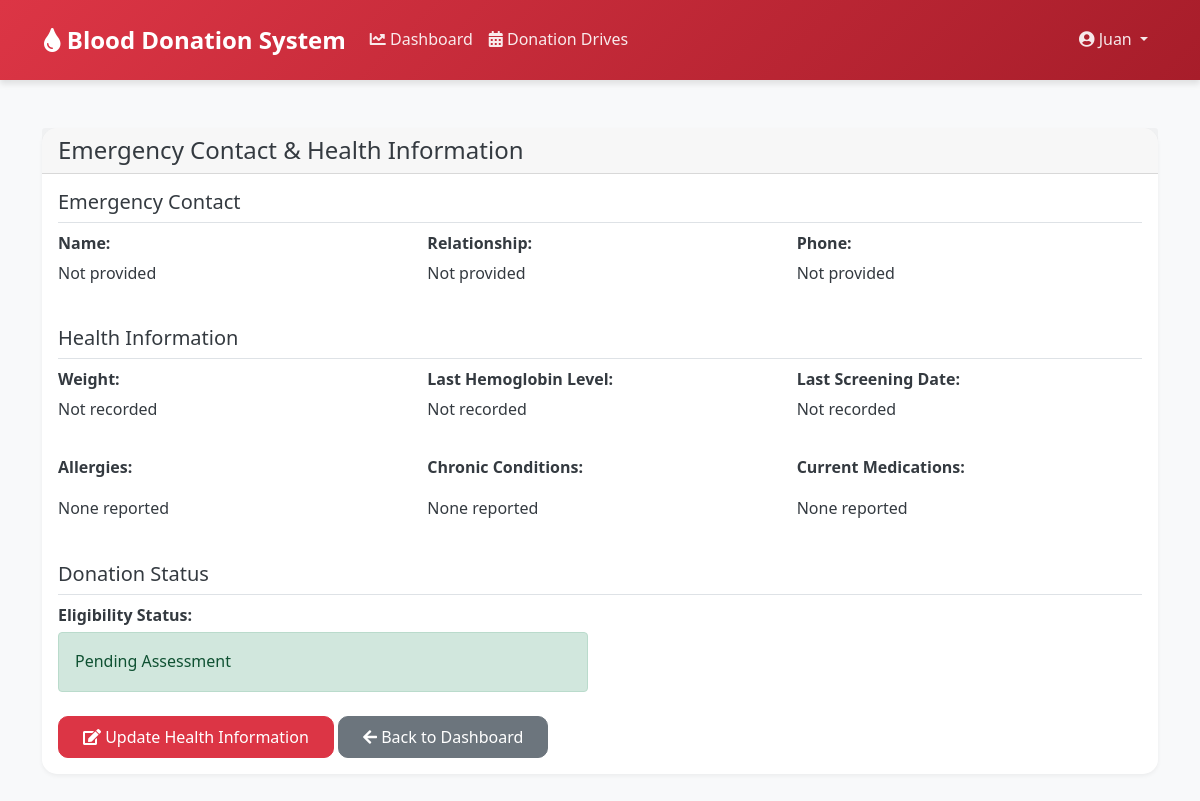
/emergency-contact-health-info/ (signed in), run on the app's committed database.
### donation/models.py (models this page shows, shortened)
class Donor(models.Model):
    user = models.OneToOneField(User, on_delete=models.CASCADE)
    first_name = models.CharField(max_length=100)
    last_name = models.CharField(max_length=100)
    birth_date = models.DateField()
    gender = models.CharField(max_length=1, choices=GENDER_CHOICES, default='O')
    blood_type = models.CharField(max_length=3, choices=BLOOD_TYPES)
    contact_number = models.CharField(max_length=20)
    email = models.EmailField()
    address = models.TextField()
    barangay = models.CharField(max_length=100)
    city = models.CharField(max_length=100)
    emergency_contact_name = models.CharField(max_length=100, blank=True)
    emergency_contact_relation = models.CharField(max_length=50, blank=True)
    emergency_contact_phone = models.CharField(max_length=20, blank=True)
    health_info = models.TextField(blank=True)
    allergies = models.TextField(blank=True)
    chronic_conditions = models.TextField(blank=True)
    medications = models.TextField(blank=True)
    last_hemoglobin_level = models.FloatField(null=True, blank=True)  # g/dL
    last_screening_date = models.DateField(null=True, blank=True)
    weight = models.FloatField(null=True, blank=True)  # kg
    eligibility_status = models.CharField(max_length=50, blank=True)
    is_deferred = models.BooleanField(default=False)
    deferral_reason = models.TextField(blank=True)

### donation/views.py (the view)
# urls.py: path('emergency-contact-health-info/', views.emergency_contact_health_info, name='emergency-contact-health-info'),
@login_required
def emergency_contact_health_info(request):
    try:
        donor = Donor.objects.get(user=request.user)
    except Donor.DoesNotExist:
        if request.user.is_staff:
            messages.info(request, "Admin users do not have donor health information to view.")
            return render(request, 'donation/emergency_contact_health_info.html', {'donor': None, 'admin_user': True})
        else:
            donor = Donor.objects.create(
                user=request.user,
                first_name=request.user.first_name,
                last_name=request.user.last_name,
                email=request.user.email,
                birth_date=None,
                blood_type='A+',  # default blood type or choose appropriate default
                contact_number='',
                address='',
                barangay='',
                city='',
                emergency_contact_name='',
                emergency_contact_phone='',
                health_info='',
            )
            messages.info(request, "Donor profile was missing and has been created. Please complete your emergency contact and health information.")
    return render(request, 'donation/emergency_contact_health_info.html', {'donor': donor, 'admin_user': request.user.is_staff})

### donation/templates/donation/emergency_contact_health_info.html (shortened to what this page needs)
{% extends "donation/base.html" %}
{% load crispy_forms_tags %}
{% block content %}
<div class="container py-4">
    {% if not admin_user %}
        <div class="row">
            <div class="col-12">
                <div class="card">
                    <div class="card-header">
                        <h4 class="mb-0">Emergency Contact & Health Information</h4>
                    </div>
                    <div class="card-body">
                        {% if donor %}
                            <div class="mb-4">
                                <h5 class="border-bottom pb-2">Emergency Contact</h5>
                                <div class="row">
                                    <div class="col-md-4">
                                        <p class="mb-1"><strong>Name:</strong></p>
                                        <p>{{ donor.emergency_contact_name|default:"Not provided" }}</p>
                                    </div>
                                    <div class="col-md-4">
                                        <p class="mb-1"><strong>Relationship:</strong></p>
                                        <p>{{ donor.emergency_contact_relation|default:"Not provided" }}</p>
                                    </div>
                                    <div class="col-md-4">
                                        <p class="mb-1"><strong>Phone:</strong></p>
                                        <p>{{ donor.emergency_contact_phone|default:"Not provided" }}</p>
                                    </div>
                                </div>
                            </div>
                            <div class="mb-4">
                                <h5 class="border-bottom pb-2">Health Information</h5>
                                <div class="row">
                                    <div class="col-md-4">
                                        <p class="mb-1"><strong>Weight:</strong></p>
                                        <p>{{ donor.weight|default:"Not recorded" }} {% if donor.weight %}kg{% endif %}</p>
                                    </div>
                                    <div class="col-md-4">
                                        <p class="mb-1"><strong>Last Hemoglobin Level:</strong></p>
                                        <p>{{ donor.last_hemoglobin_level|default:"Not recorded" }} {% if donor.last_hemoglobin_level %}g/dL{% endif %}</p>
                                    </div>
                                    <div class="col-md-4">
                                        <p class="mb-1"><strong>Last Screening Date:</strong></p>
                                        <p>{{ donor.last_screening_date|date:"F d, Y"|default:"Not recorded" }}</p>
                                    </div>
                                </div>
                                <div class="row mt-3">
                                    <div class="col-md-4">
                                        <p class="mb-1"><strong>Allergies:</strong></p>
                                        <p>{{ donor.allergies|default:"None reported"|linebreaks }}</p>
                                    </div>
                                    <div class="col-md-4">
                                        <p class="mb-1"><strong>Chronic Conditions:</strong></p>
                                        <p>{{ donor.chronic_conditions|default:"None reported"|linebreaks }}</p>
                                    </div>
                                    <div class="col-md-4">
                                        <p class="mb-1"><strong>Current Medications:</strong></p>
                                        <p>{{ donor.medications|default:"None reported"|linebreaks }}</p>
                                    </div>
                                </div>
                                <div class="mt-4">
                                    <h5 class="border-bottom pb-2">Donation Status</h5>
                                    <div class="row">
                                        <div class="col-md-6">
                                            <p class="mb-1"><strong>Eligibility Status:</strong></p>
                                            <div class="alert {% if donor.is_deferred %}alert-danger{% else %}alert-success{% endif %} mb-0">
                                                {% if donor.is_deferred %}
                                                    <strong>Deferred:</strong> {{ donor.deferral_reason }}
                                                {% else %}
                                                    {{ donor.eligibility_status|default:"Pending Assessment" }}
                                                {% endif %}
                                            </div>
                                        </div>
                                    </div>
                                </div>
                            </div>
                            <div class="mt-4">
                                <a href="{% url 'update-health-info' %}" class="btn btn-primary">
                                    <i class="fas fa-edit"></i> Update Health Information
                                </a>
                                <a href="{% url 'donor-dashboard' %}" class="btn btn-secondary">
                                    <i class="fas fa-arrow-left"></i> Back to Dashboard
                                </a>
                            </div>
                        {% endif %}
                    </div>
                </div>
            </div>
        </div>
    {% else %}
        <div class="alert alert-info">
            <i class="fas fa-info-circle"></i> Admin users do not have donor health information to view.
        </div>
    {% endif %}
</div>
{% endblock %}

### donation/templates/donation/base.html (shortened to what this page needs)
{% load static %}
<!DOCTYPE html>
<html lang="en">
<head>
    <link href="https://cdn.jsdelivr.net/npm/bootstrap@5.1.3/dist/css/bootstrap.min.css" rel="stylesheet">
    <link href="https://cdnjs.cloudflare.com/ajax/libs/font-awesome/5.15.4/css/all.min.css" rel="stylesheet">
    <link href="{% static 'donation/css/custom.css' %}" rel="stylesheet">
</head>
<body>
    <nav class="navbar navbar-expand-lg">
        <div class="container-fluid">
            <a href="{% url 'home' %}" class="navbar-brand">
                <i class="fas fa-tint"></i>
                Blood Donation System
            </a>
            <div class="collapse navbar-collapse" id="navbarNav">
                <ul class="navbar-nav me-auto">
                    {% if user.is_authenticated %}
                        {% if user.is_staff %}
                            <li class="nav-item">
                                <a href="{% url 'admin-dashboard' %}" class="nav-link {% if request.resolver_match.url_name == 'admin-dashboard' %}active{% endif %}">
                                    <i class="fas fa-chart-line"></i> Dashboard
                                </a>
                            </li>
                            <li class="nav-item">
                                <a href="{% url 'drive-list' %}" class="nav-link {% if request.resolver_match.url_name == 'drive-list' %}active{% endif %}">
                                    <i class="fas fa-calendar-alt"></i> Donation Drives
                                </a>
                            </li>
                            <li class="nav-item">
                                <a href="{% url 'manage-inventory' %}" class="nav-link {% if request.resolver_match.url_name == 'manage-inventory' %}active{% endif %}">
                                    <i class="fas fa-boxes"></i> Inventory
                                </a>
                            </li>
                        {% else %}
                            <li class="nav-item">
                                <a href="{% url 'donor-dashboard' %}" class="nav-link {% if request.resolver_match.url_name == 'donor-dashboard' %}active{% endif %}">
                                    <i class="fas fa-chart-line"></i> Dashboard
                                </a>
                            </li>
                            <li class="nav-item">
                                <a href="{% url 'drive-list' %}" class="nav-link {% if request.resolver_match.url_name == 'drive-list' %}active{% endif %}">
                                    <i class="fas fa-calendar-alt"></i> Donation Drives
                                </a>
                            </li>
                        {% endif %}
                    {% endif %}
                </ul>
                <ul class="navbar-nav">
                    {% if user.is_authenticated %}
                        <li class="nav-item dropdown">
                            <a class="nav-link dropdown-toggle" href="#" id="userDropdown" role="button" data-bs-toggle="dropdown">
                                <i class="fas fa-user-circle"></i> {{ user.username }}
                            </a>
                        </li>
                    {% endif %}
                </ul>
            </div>
        </div>
    </nav>
    <main class="py-4">
        {% block content %}{% endblock %}
    </main>
</body>
</html>

### donation/static/donation/css/custom.css (style rules this page uses)
:root { --primary-color: #dc3545; --primary-dark: #a71d2a; --secondary-color: #6c757d; --success-color: #28a745; --info-color: #17a2b8; --warning-color: #ffc107; --danger-color: #dc3545; --light-color: #f8f9fa; --dark-color: #343a40; --white: #ffffff; --shadow-sm: 0 2px 4px rgba(0,0,0,0.05); --shadow-md: 0 4px 6px rgba(0,0,0,0.1); --shadow-lg: 0 10px 15px rgba(0,0,0,0.1); --transition: all 0.3s ease; }
body { font-family: 'Segoe UI', Tahoma, Geneva, Verdana, sans-serif; background-color: var(--light-color); color: var(--dark-color); line-height: 1.6; }
.navbar { background: linear-gradient(135deg, var(--primary-color) 0%, var(--primary-dark) 100%); padding: 1rem 2rem; box-shadow: var(--shadow-md); }
.navbar-brand { font-weight: bold; font-size: 1.5rem; color: var(--white) !important; }
.navbar-nav .nav-link { color: var(--white) !important; opacity: 0.9; transition: var(--transition); }
.card { border: none; border-radius: 15px; box-shadow: var(--shadow-sm); transition: var(--transition); }
.btn { border-radius: 10px; padding: 0.5rem 1.5rem; font-weight: 500; transition: var(--transition); }
.btn-primary { background-color: var(--primary-color); border-color: var(--primary-color); }
.fade-in { animation: fadeIn 0.6s ease forwards; }

### data on the page
Donor: emergency_contact_name "Not provided", emergency_contact_relation "Not provided", emergency_contact_phone "Not provided", weight "Not recorded", last_hemoglobin_level "Not recorded", last_screening_date "Not recorded", allergies "None reported", chronic_conditions "None reported", medications "None reported", eligibility_status "Pending Assessment"

### other printed values
{{ user.username }} "Juan"
